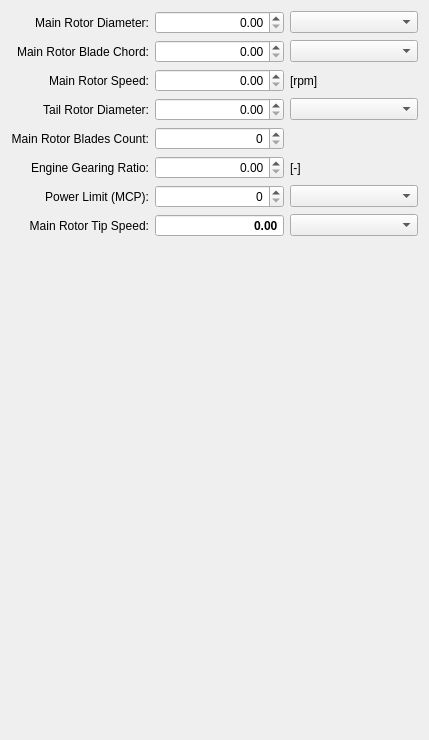
              <widget class="QWidget" name="scrollAreaWidgetContents_9">
               <property name="geometry">
                <rect>
                 <x>0</x>
                 <y>0</y>
                 <width>429</width>
                 <height>740</height>
                </rect>
               </property>
               <layout class="QGridLayout" name="gridLayout_18">
                <item row="2" column="1">
                 <widget class="QDoubleSpinBox" name="spinBoxMainRotorRPM">
                  <property name="toolTip">
                   <string>main rotor nominal rotation speed</string>
                  </property>
                  <property name="alignment">
                   <set>Qt::AlignRight|Qt::AlignTrailing|Qt::AlignVCenter</set>
                  </property>
                  <property name="maximum">
                   <double>9999.989999999999782</double>
                  </property>
                 </widget>
                </item>
                <item row="5" column="1">
                 <widget class="QDoubleSpinBox" name="spinBoxMainRotorGear">
                  <property name="toolTip">
                   <string>engine speed to main rotor speed ratio</string>
                  </property>
                  <property name="alignment">
                   <set>Qt::AlignRight|Qt::AlignTrailing|Qt::AlignVCenter</set>
                  </property>
                  <property name="maximum">
                   <double>999.990000000000009</double>
                  </property>
                 </widget>
                </item>
                <item row="4" column="1">
                 <widget class="QSpinBox" name="spinBoxMainRotorBlades">
                  <property name="toolTip">
                   <string>number of main rotor blades</string>
                  </property>
                  <property name="alignment">
                   <set>Qt::AlignRight|Qt::AlignTrailing|Qt::AlignVCenter</set>
                  </property>
                 </widget>
                </item>
                <item row="5" column="0">
                 <widget class="QLabel" name="labelMainRotorGear">
                  <property name="toolTip">
                   <string>engine speed to main rotor speed ratio</string>
                  </property>
                  <property name="text">
                   <string>Engine Gearing Ratio:</string>
                  </property>
                  <property name="alignment">
                   <set>Qt::AlignRight|Qt::AlignTrailing|Qt::AlignVCenter</set>
                  </property>
                  <property name="buddy">
                   <cstring>spinBoxMainRotorGear</cstring>
                  </property>
                 </widget>
                </item>
                <item row="3" column="1">
                 <widget class="QDoubleSpinBox" name="spinBoxTailRotorDiameter">
                  <property name="toolTip">
                   <string>tail rotor diameter</string>
                  </property>
                  <property name="alignment">
                   <set>Qt::AlignRight|Qt::AlignTrailing|Qt::AlignVCenter</set>
                  </property>
                 </widget>
                </item>
                <item row="2" column="0">
                 <widget class="QLabel" name="labelMainRotorRPM">
                  <property name="toolTip">
                   <string>main rotor nominal rotation speed</string>
                  </property>
                  <property name="text">
                   <string>Main Rotor Speed:</string>
                  </property>
                  <property name="alignment">
                   <set>Qt::AlignRight|Qt::AlignTrailing|Qt::AlignVCenter</set>
                  </property>
                  <property name="buddy">
                   <cstring>spinBoxMainRotorRPM</cstring>
                  </property>
                 </widget>
                </item>
                <item row="7" column="0">
                 <widget class="QLabel" name="labelMainRotorTipVel">
                  <property name="toolTip">
                   <string>main rotor blade tip velocity in hover</string>
                  </property>
                  <property name="text">
                   <string>Main Rotor Tip Speed:</string>
                  </property>
                  <property name="alignment">
                   <set>Qt::AlignRight|Qt::AlignTrailing|Qt::AlignVCenter</set>
                  </property>
                 </widget>
                </item>
                <item row="1" column="1">
                 <widget class="QDoubleSpinBox" name="spinBoxMainRotorChord">
                  <property name="toolTip">
                   <string>main rotor mean chord</string>
                  </property>
                  <property name="alignment">
                   <set>Qt::AlignRight|Qt::AlignTrailing|Qt::AlignVCenter</set>
                  </property>
                 </widget>
                </item>
                <item row="4" column="0">
                 <widget class="QLabel" name="labelMainRotorBlades">
                  <property name="toolTip">
                   <string>number of main rotor blades</string>
                  </property>
                  <property name="text">
                   <string>Main Rotor Blades Count:</string>
                  </property>
                  <property name="alignment">
                   <set>Qt::AlignRight|Qt::AlignTrailing|Qt::AlignVCenter</set>
                  </property>
                  <property name="buddy">
                   <cstring>spinBoxMainRotorBlades</cstring>
                  </property>
                 </widget>
                </item>
                <item row="6" column="0">
                 <widget class="QLabel" name="labelPowerLimit">
                  <property name="toolTip">
                   <string>drive train power limit (MCP)</string>
                  </property>
                  <property name="text">
                   <string>Power Limit (MCP):</string>
                  </property>
                  <property name="alignment">
                   <set>Qt::AlignRight|Qt::AlignTrailing|Qt::AlignVCenter</set>
                  </property>
                  <property name="buddy">
                   <cstring>spinBoxPowerLimit</cstring>
                  </property>
                 </widget>
                </item>
                <item row="3" column="0">
                 <widget class="QLabel" name="labelTailRotorDiameter">
                  <property name="toolTip">
                   <string>tail rotor diameter</string>
                  </property>
                  <property name="text">
                   <string>Tail Rotor Diameter:</string>
                  </property>
                  <property name="alignment">
                   <set>Qt::AlignRight|Qt::AlignTrailing|Qt::AlignVCenter</set>
                  </property>
                  <property name="buddy">
                   <cstring>spinBoxTailRotorDiameter</cstring>
                  </property>
                 </widget>
                </item>
                <item row="1" column="0">
                 <widget class="QLabel" name="labelMainRotorChord">
                  <property name="toolTip">
                   <string>main rotor mean chord</string>
                  </property>
                  <property name="text">
                   <string>Main Rotor Blade Chord:</string>
                  </property>
                  <property name="alignment">
                   <set>Qt::AlignRight|Qt::AlignTrailing|Qt::AlignVCenter</set>
                  </property>
                  <property name="buddy">
                   <cstring>spinBoxMainRotorChord</cstring>
                  </property>
                 </widget>
                </item>
                <item row="7" column="1">
                 <widget class="QDoubleSpinBox" name="spinBoxMainRotorTipVel">
                  <property name="font">
                   <font>
                    <weight>75</weight>
                    <bold>true</bold>
                   </font>
                  </property>
                  <property name="focusPolicy">
                   <enum>Qt::NoFocus</enum>
                  </property>
                  <property name="toolTip">
                   <string>main rotor blade tip velocity in hover</string>
                  </property>
                  <property name="alignment">
                   <set>Qt::AlignRight|Qt::AlignTrailing|Qt::AlignVCenter</set>
                  </property>
                  <property name="readOnly">
                   <bool>true</bool>
                  </property>
                  <property name="buttonSymbols">
                   <enum>QAbstractSpinBox::NoButtons</enum>
                  </property>
                  <property name="maximum">
                   <double>999.990000000000009</double>
                  </property>
                 </widget>
                </item>
                <item row="0" column="1">
                 <widget class="QDoubleSpinBox" name="spinBoxMainRotorDiameter">
                  <property name="toolTip">
                   <string>main rotor diameter</string>
                  </property>
                  <property name="alignment">
                   <set>Qt::AlignRight|Qt::AlignTrailing|Qt::AlignVCenter</set>
                  </property>
                 </widget>
                </item>
                <item row="6" column="1">
                 <widget class="QDoubleSpinBox" name="spinBoxPowerLimit">
                  <property name="toolTip">
                   <string>drive train power limit (MCP)</string>
                  </property>
                  <property name="alignment">
                   <set>Qt::AlignRight|Qt::AlignTrailing|Qt::AlignVCenter</set>
                  </property>
                  <property name="decimals">
                   <number>0</number>
                  </property>
                  <property name="maximum">
                   <double>100000.000000000000000</double>
                  </property>
                 </widget>
                </item>
                <item row="0" column="0">
                 <widget class="QLabel" name="labelMainRotorDiameter">
                  <property name="toolTip">
                   <string>main rotor diameter</string>
                  </property>
                  <property name="text">
                   <string>Main Rotor Diameter:</string>
                  </property>
                  <property name="alignment">
                   <set>Qt::AlignRight|Qt::AlignTrailing|Qt::AlignVCenter</set>
                  </property>
                  <property name="buddy">
                   <cstring>spinBoxMainRotorDiameter</cstring>
                  </property>
                 </widget>
                </item>
                <item row="8" column="1">
                 <spacer name="verticalSpacer_3">
                  <property name="orientation">
                   <enum>Qt::Vertical</enum>
                  </property>
                  <property name="sizeHint" stdset="0">
                   <size>
                    <width>20</width>
                    <height>373</height>
                   </size>
                  </property>
                 </spacer>
                </item>
                <item row="0" column="2">
                 <widget class="ComboUnitsLength" name="comboBoxMainRotorDiameter"/>
                </item>
                <item row="1" column="2">
                 <widget class="ComboUnitsLength" name="comboBoxMainRotorChord"/>
                </item>
                <item row="3" column="2">
                 <widget class="ComboUnitsLength" name="comboBoxTailRotorDiameter"/>
                </item>
                <item row="6" column="2">
                 <widget class="ComboUnitsPower" name="comboBoxPowerLimit"/>
                </item>
                <item row="7" column="2">
                 <widget class="ComboUnitsVelocity" name="comboBoxMainRotorTipVel"/>
                </item>
                <item row="2" column="2">
                 <widget class="QLabel" name="labelMainRotorRPMUnit">
                  <property name="text">
                   <string>[rpm]</string>
                  </property>
                 </widget>
                </item>
                <item row="5" column="2">
                 <widget class="QLabel" name="labelMainRotorGearUnit">
                  <property name="text">
                   <string>[-]</string>
                  </property>
                 </widget>
                </item>
               </layout>
              </widget>
